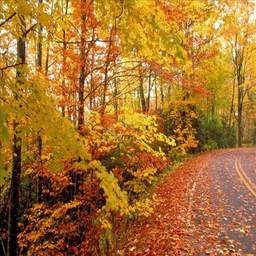
#> input picture kmeans/sample_img1.png, 256 x 256 px, shrunk from 512 x 512 before the run
$ jupyter execute --allow-errors jupyter-image-compression.ipynb   (shell and % lines are left out)
#> lines starting #> are read from the running program, lines starting #| are printed output that depends on the picture
# Image Compression using Kmeans

Amir Hossein Binesh, AmirKabir University of Technology

---

## Part 1: Implementing Kmeans

[cell 1]
import pandas as pd
import numpy as np
import matplotlib.pyplot as plt
import matplotlib.image as mpimg

[cell 2]
def pick_centroids(points, k):
    num = points.shape[0]
    idx = np.random.choice(num, size=k, replace=False)
    return points[idx, :]

[cell 3]
def closest_centroid(points, centroids):
    distances = np.sqrt(((points - centroids[:, np.newaxis])**2).sum(axis=2))
    return np.argmin(distances, axis=0)

[cell 4]
def update_centroids(points, clusters, k):
    return np.array([points[clusters==j].mean(axis=0) for j in range(k)])

[cell 5]
def kmeans(points, k, iterations):
    centroids = pick_centroids(points, k)
    for i in range(iterations):
        clusters = closest_centroid(points, centroids)
        centroids = update_centroids(points, clusters, k)
    clusters = closest_centroid(points, centroids)
    return centroids, clusters

[cell 6]
def msse(points, clusters, centroids, prints = True):
    clustered_points = np.array([nf[(clusters == j).nonzero(),:][0] for j in range(centroids.shape[0])])
    sum_errors = 0
    for i in range(centroids.shape[0]):
        cluster_error = np.sqrt(((clustered_points[i] - centroids[i])**2).sum(axis=1)).mean()
        sum_errors += cluster_error
        if prints: print("CLUSTER ", i, " MEAN ERROR = ", cluster_error)
    return sum_errors/centroids.shape[0]

## Part 2: Run Kmeans on sample data

[cell 7]
df = pd.read_csv('Dataset1.csv')
#> (reads kmeans/Dataset1.csv from the repository)
df2 = pd.read_csv('Dataset2.csv')
#> (reads kmeans/Dataset2.csv from the repository)

fig, axes = plt.subplots(nrows=1,ncols=2,figsize=(12,6))
df.plot(kind='scatter', ax = axes[0],x='X', y='Y',subplots=True)
df2.plot(kind = 'scatter',x='X', y='Y', ax = axes[1],subplots=True)
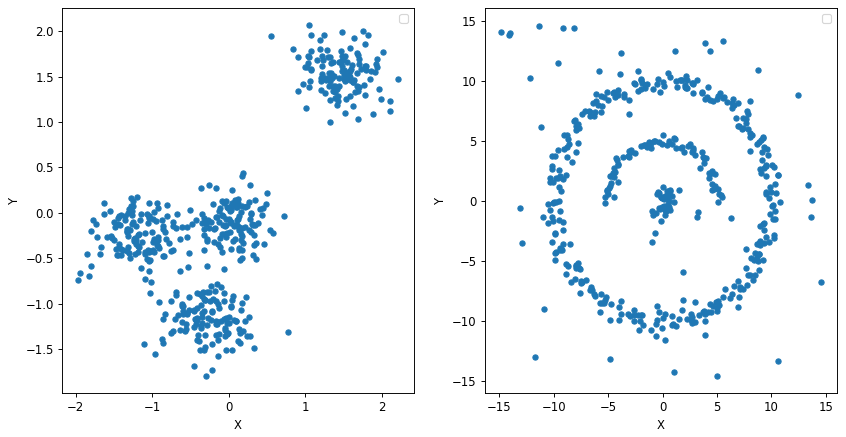
#> figure drawn by matplotlib, 2 panels

[cell 8]
nf = df.to_numpy()
nf2 = df2.to_numpy()

[cell 9]
centroids, result = kmeans(nf, 2, 15)

[cell 10]
plt.scatter(nf[:,0],nf[:,1],c=result)
plt.scatter(centroids[:,0], centroids[:,1], c='red')
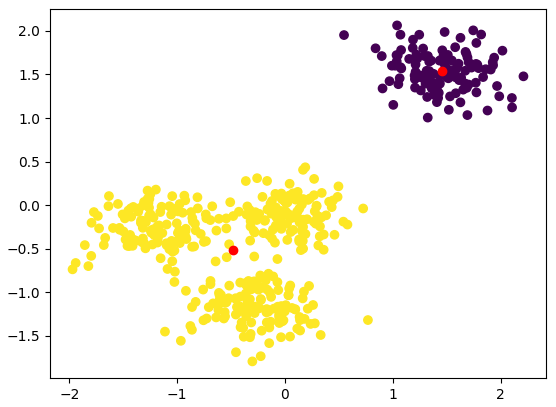
#> figure drawn by matplotlib, 1 panel

#> (a cell that did not finish here is left out)


[cell 12]
centroids, result = kmeans(nf, 3, 15)

[cell 13]
plt.scatter(nf[:,0],nf[:,1],c=result)
plt.scatter(centroids[:,0], centroids[:,1], c='red')
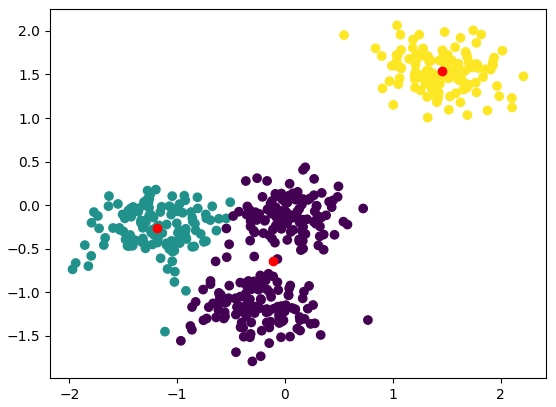
#> figure drawn by matplotlib, 1 panel

#> (a cell that did not finish here is left out)


[cell 15]
centroids, result = kmeans(nf, 4, 15)

[cell 16]
plt.scatter(nf[:,0],nf[:,1],c=result)
plt.scatter(centroids[:,0], centroids[:,1], c='red')
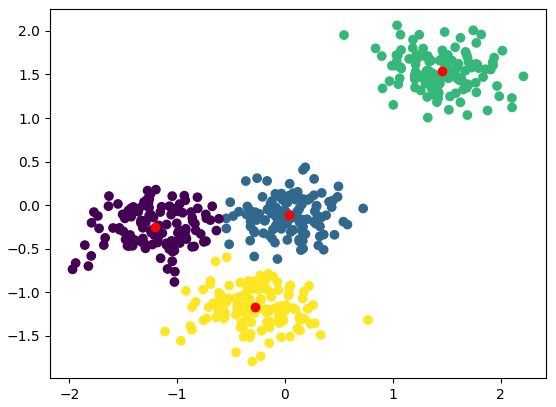
#> figure drawn by matplotlib, 1 panel

#> (a cell that did not finish here is left out)


**Elbow Method to find the best k**

[cell 18]
msse_list = []
#> (the rest of this cell did not finish here and is left out)

[cell 19]
centroids, result = kmeans(nf2, 4, 15)
plt.scatter(nf2[:,0],nf2[:,1],c=result)
plt.scatter(centroids[:,0], centroids[:,1], c='red')
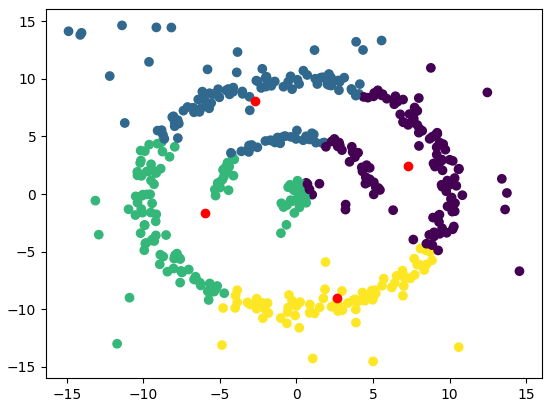
#> figure drawn by matplotlib, 1 panel

#> (a cell that did not finish here is left out)

## Part 3: Reduce Image Color

[cell 21]
img = mpimg.imread('sample_img1.png')
#> img is the input picture: shape (256, 256, 3) float32; mean R, G, B 0.646, 0.439, 0.175

[cell 22]
flat_img = img.reshape(img.shape[0] * img.shape[1],img.shape[2])

[cell 23]
colors = [2, 4, 16, 32, 64]

[cell 24]
reduced_images = []
for k in colors:
    centroids, result = kmeans(flat_img, k, 15)
    flat_reduced_images = np.array([centroids[result[i]] for i in range(flat_img.shape[0])])
    reduced_images.append(flat_reduced_images.reshape(img.shape[0], img.shape[1], img.shape[2]))
#> this loop made 5 passes
#> centroids on pass 1: [[0.789, 0.569, 0.246], [0.449, 0.26, 0.0773]]
#> after the loop, reduced_images = 5 items

[cell 25]
f, axarr = plt.subplots(1,len(colors) + 1,figsize=(18,18))

for i in range(len(colors)):
    axarr[i].imshow(reduced_images[i])
    title = 'k = ' + str(colors[i])
    axarr[i].set_title(title)
axarr[len(colors)].imshow(img)
axarr[len(colors)].set_title('original')
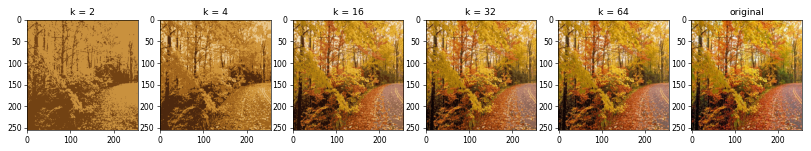
#> figure drawn by matplotlib, 6 panels
